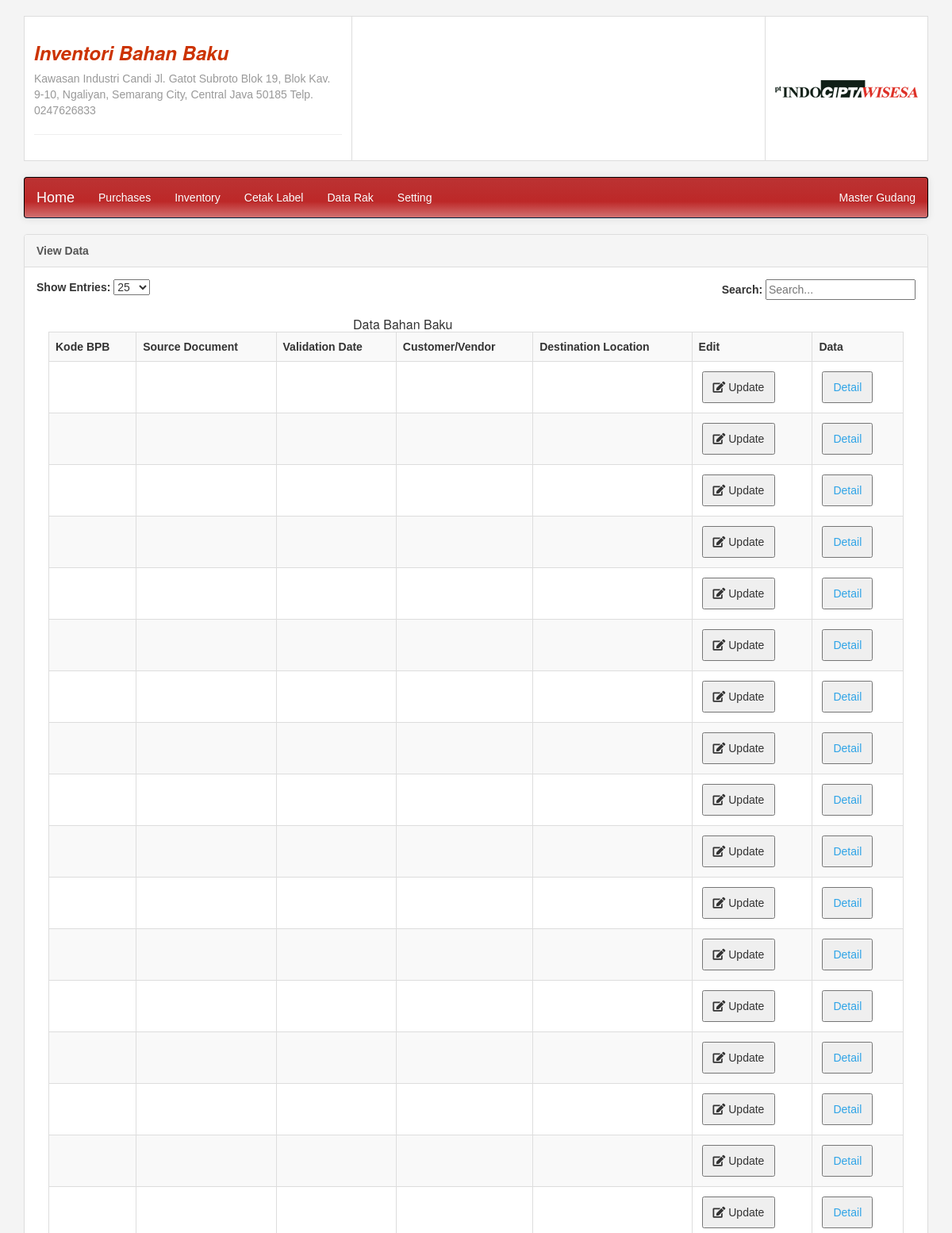
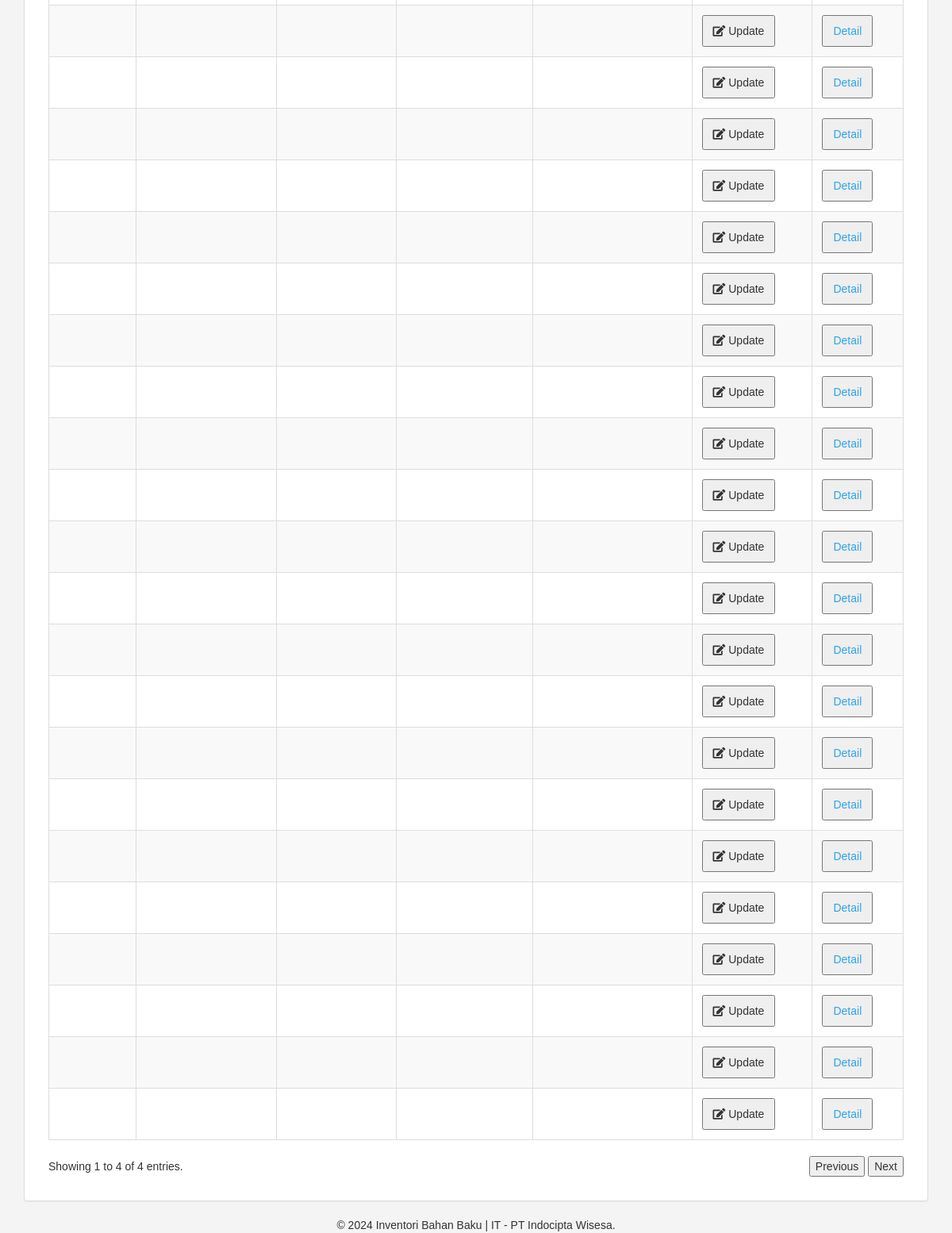
Page /databahan_tes.php (signed in) on the committed database (2 pictures, top to bottom).
### tables this page shows
CREATE TABLE `tb_identitas` (
  `id` int(20) NOT NULL,
  `nama_usaha` varchar(50) NOT NULL,
  `alamat` text NOT NULL,
  `telp` text NOT NULL,
  `logo` text NOT NULL
);

CREATE TABLE `bahan_baku` (
  `id` int(11) NOT NULL,
  `bpb` varchar(255) DEFAULT NULL,
  `origin` varchar(255) DEFAULT NULL,
  `date_validation` date DEFAULT NULL,
  `vendor` varchar(255) DEFAULT NULL,
  `tujuan` varchar(255) DEFAULT NULL,
  `tanggal_input` timestamp NOT NULL DEFAULT CURRENT_TIMESTAMP ON UPDATE CURRENT_TIMESTAMP,
  `user_input` int(11) DEFAULT NULL,
  `id_bpb` int(11) NOT NULL
);

### databahan_tes.php (the view, shortened to what this page needs)
<?php
include('database_connection.php');
include('header.php');
try {
    $conn = new PDO('mysql:host=localhost;dbname=inventori_bahan_baku', 'root', '');
    $conn->setAttribute(PDO::ATTR_ERRMODE, PDO::ERRMODE_EXCEPTION);
    $bahanBakuQuery = "SELECT * FROM bahan_baku";
    $bahanBakuResult = $conn->query($bahanBakuQuery);
} catch (PDOException $e) {
    echo "Error: " . $e->getMessage();
}
?>
    <link rel="stylesheet" href="https://cdnjs.cloudflare.com/ajax/libs/font-awesome/5.15.1/css/all.min.css" />
<div class="row">
<div class="col-md-12">
			<div class="panel panel-default">
				<div class="panel-heading"><strong>View Data</strong></div>
				<div class="panel-body" align="center">
<div class="entries-container">
    <label for="entries">Show Entries:</label>
    <select id="entries" onChange="changeEntries(this.value)">
        <option value="25">25</option>
    </select>
</div>
<div class="search-container">
    <label for="searchInput">Search:</label>
    <input type="text" id="searchInput" onKeyUp="searchTable()" placeholder="Search...">
</div>
<div class="col-lg-10 col-md-10 col-sm-8 col-xs-6">
                            	<h2 class="panel-title">Data Bahan Baku</h2>
                            </div>
                            <div class="panel-body">
                   		<div class="row"><div class="col-sm-12 table-responsive">
                   			<table id="koderak_data" class="table table-bordered table-striped">
    <tr>
        <th>Kode BPB</th>
        <th>Source Document</th>
        <th>Validation Date</th>
        <th>Customer/Vendor</th>
        <th>Destination Location</th>
        <th>Edit</th>
        <th>Data</th>
    </tr>
    </div>
                   	</div>
               	</div>
    <?php while ($row = $bahanBakuResult->fetch(PDO::FETCH_ASSOC)) { ?>
        <tr>
            <td><?php echo $row['Kode_BPB']; ?></td>
            <td><?php echo $row['Source_Document']; ?></td>
            <td><?php echo $row['Validation_Date']; ?></td>
            <td><?php echo $row['Customer_Vendor']; ?></td>
            <td><?php echo $row['Destination_Location']; ?></td>
            <td class="action-buttons">
                <button class="edit-btn" onClick="editData(<?php echo $row['id']; ?>)">
                    <i class="fas fa-edit"></i> Update
                </button>
            </td>
            <td class="action-buttons">
                <button class="data-btn"> <a href="dataitem.php">Detail</a></button>
            </td>
        </tr>
    <?php } ?>
<div class="pagination-container">
    <div class="pagination-text">
        Showing 1 to 4 of 4 entries.
    </div>
    <div class="pagination-buttons">
        <button onClick="changePage('previous')">Previous</button>
        <button onClick="changePage('next')">Next</button>
    </div>
</div>
				</div>
			</div>
	 </div>
</div>
<?php
include('footer.php');
?>

### header.php (shortened to what this page needs)
<!DOCTYPE html>
<html>
<head>
		<link rel="stylesheet" href="bootstrap.min.css" />
		<link rel="stylesheet" href="css/dataTables.bootstrap.min.css" />
</head>
<body>
<br/>
<div class="container">
    <table width="100%" border="0">
    <tr>
        <td width="37%">
            <?php
            $queryDataIdentitas = mysqli_query($koneksi, "SELECT * FROM tb_identitas");
            $dataIdentitas = mysqli_fetch_assoc($queryDataIdentitas);
            if ($dataIdentitas) {
                ?>
                <h3><i><b><font color="#CC3300"><?php echo $dataIdentitas['nama_usaha']; ?></font></b></i></h3>
                <font color="#999999"><?php echo $dataIdentitas['alamat']; ?> Telp. <?php echo $dataIdentitas['telp']; ?></font>
                <hr color="#FF0000">
                <?php
            } else {
                echo "Data identitas tidak ditemukan.";
            }
            ?>
        </td>
        <td width="47%">&nbsp;</td>
        <td width="16%">
             <a href="index.php">
            <?php
            if ($dataIdentitas && isset($dataIdentitas['logo'])) {
                $logoPath = 'uploads/' . $dataIdentitas['logo'];
                ?>
                <img src="<?php echo $logoPath; ?>">
                <?php
            } else {
                echo "Logo tidak ditemukan.";
            }
            ?></a>
        </td>
    </tr>
</table>
    <nav class="navbar navbar-inverse">
        <div class="container-fluid">
            <div class="navbar-header">
                <a href="index.php" class="navbar-brand">Home</a>
            </div>
            <ul class="nav navbar-nav">
                <?php
                if ($_SESSION['type'] == 'master' || $_SESSION['type'] == 'po' || $_SESSION['type'] == 'user') {
                    ?>
                    <ul class="nav navbar-nav">
                        <li class="dropdown">
                            <a href="#" class="dropdown-toggle" data-toggle="dropdown">Purchases</a>
                        </li>
                    </ul>
				<?php
                }
				if ($_SESSION['type'] == 'master' || $_SESSION['type'] == 'user') {
                ?>
                    <ul class="nav navbar-nav">
                        <li class="dropdown">
                            <a href="#" class="dropdown-toggle" data-toggle="dropdown">Inventory</a>
                        </li>
                    </ul>
					     <ul class="nav navbar-nav">
                        <li class="dropdown">
                            <a href="#" class="dropdown-toggle" data-toggle="dropdown">Cetak Label</a>
                        </li>
                    </ul>
					<ul class="nav navbar-nav">
                        <li class="dropdown">
                            <a href="#" class="dropdown-toggle" data-toggle="dropdown">Data Rak</a>
                        </li>
                    </ul>
				<?php
				}
				if ($_SESSION['type'] == 'master') {
				?>
                    <ul class="nav navbar-nav">
                        <li class="dropdown">
                            <a href="#" class="dropdown-toggle" data-toggle="dropdown">Setting</a>
                        </li>
                    </ul>
				<?php } ?>
            </ul>
            <ul class="nav navbar-nav navbar-right">
                <li class="dropdown">
                    <a href="#" class="dropdown-toggle" data-toggle="dropdown"> <?php echo $_SESSION["user_name"]; ?>
                    </a>
                </li>
            </ul>
        </div>
    </nav>

### databahan_tes.php (style rules this page uses)
body { font-family: Arial, sans-serif; background-color: #f4f4f4; color: #333; margin: 0; padding: 0; }
h3 { color: #4285f4; }
table { border-collapse: collapse; width: 100%; margin-bottom: 20px; background-color: #fff; }
th, td { border: 1px solid #ddd; padding: 12px; text-align: left; }
.entries-container, .search-container { float: left; margin-bottom: 20px; }
.search-container { float: right; margin-bottom: 20px; }
.pagination-container { display: flex; justify-content: space-between; align-items: center; clear: both; margin-top: 20px; }
.action-buttons button { padding: 8px 12px; margin: 4px; }

### rows in the picture
tb_identitas: nama_usaha "Inventori Bahan Baku", alamat "Kawasan Industri Candi Jl. Gatot Subroto Blok 19, Blok Kav. 9-10, Ngaliyan, Semarang City, Central Java 50185", telp "0247626833", logo (picture)

### other values in the picture
$_SESSION["user_name"] "Master Gudang"
